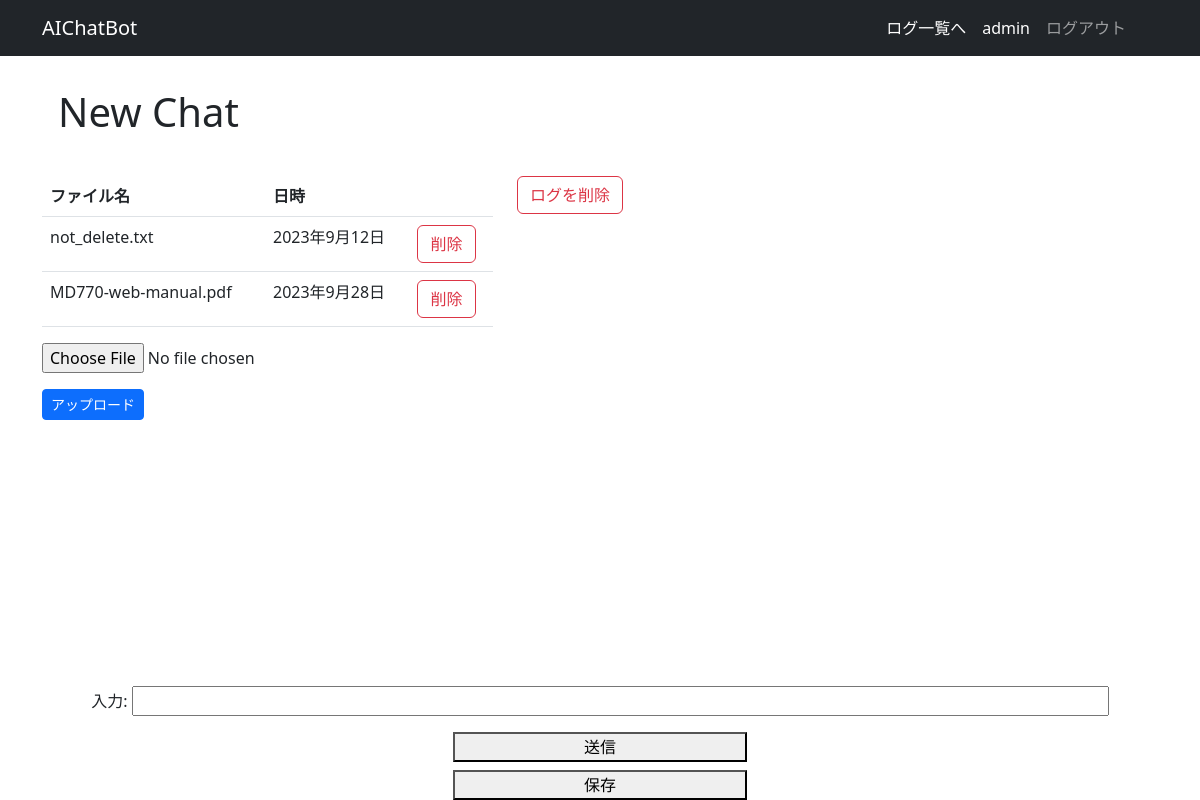
The app's page / (signed in) with its own data.
### ai_chatbot/models.py (models this page shows, shortened)
class File(models.Model):
    user_name = models.CharField('ユーザー名', max_length=30, null=True)
    file_name = models.CharField(max_length=100, blank=True)
    file = models.FileField(upload_to='files/')
    upload_date = models.DateField(auto_now_add=True)

### ai_chatbot/views.py (the view, shortened to what this page needs)
# urls.py: path('', post, name='chat-view'),
def post(request):
    file_form = UploadForm(request.POST, request.FILES or None)
    log_form = MyForm(request.POST)
    chat_session = request.session.get('chat_session', [])
    action = request.POST.get('action')
    input_data = request.POST.get('input_data', '')
    log_form = MyForm()
    files = File.objects.all()
    context = {
        'files': files,
        'file_form': file_form,
        'log_form': log_form,
        'chat_session': chat_session,
        }
    return render(request, 'ai_chatbot/chat.html', context)

### ai_chatbot/forms.py
class UploadForm(forms.Form):
    file = forms.FileField(label="", required=False)

class MyForm(forms.Form):
    input_data = forms.CharField(
        max_length=100,
        widget=forms.TextInput(attrs={'size': 100}),
        required=False,
        label="入力",
    )

### ai_chatbot/templates/ai_chatbot/chat.html (shortened to what this page needs)
{% extends 'base.html' %}
{% block header %}
<div class="p-3 mt-3 mb-3">
    <h1>New Chat</h1>
</div>
{% endblock header %}
{% block content %}
<div class="row">
    <div class="col-lg-5">
        <table class="table">
            <thead>
                <tr>
                    <th scope="col">ファイル名</th>
                    <th scope="col">日時</th>
                    <th scope="col"></th>
                </tr>
            </thead>
            <tbody>
                {% for file in files %}
                <tr>
                    <td>
                        {{ file.file_name }}
                    </td>
                    <td>
                        {{ file.upload_date }}
                    </td>
                <td>
                    <a href="{% url 'file-delete' file.id %}" class='btn btn-outline-danger'>削除</a>
                </td>
            </tr>
            {% endfor %}
        </tbody>
    </table>
    <form method="post" action="{% url 'chat-view' %}" enctype="multipart/form-data">
        {{ file_form.as_p }}
        <button type="submit" class="btn btn-sm btn-primary" name="action" value="upload">アップロード</button>
    </form>
</div>
<div class="col-lg-7 mb-5">
    <a href="{% url 'chat-delete' %}" class="btn btn-outline-danger">ログを削除</a>
</div>
<div class="fixed-bottom text-center bg-white">
    <form method="post" action="{% url 'chat-view' %}">
        {{ log_form.as_p }}
        <div class="d-grid gap-2 col-3 mx-auto">
            <button type="submit" name="action" value="send">送信</button>
            <button type="submit" name="action" value="save">保存</button>
        </div>
    </form>
</div>
{% endblock %}

### templates/base.html (shortened to what this page needs)
<!DOCTYPE html>
<html lang="ja">
  <head>
    <link href="https://cdn.jsdelivr.net/npm/bootstrap@5.3.0/dist/css/bootstrap.min.css" rel="stylesheet">
  </head>
  <body>
    <nav class="navbar navbar-expand-lg navbar-dark bg-dark">
      <div class="container">
        <a class="navbar-brand" href="{% url 'chat-view' %}">AIChatBot</a>
        <div class="d-flex me-4">
          <ul class="navbar-nav">
            <li class="nav-item">
            <a a class="nav-link text-white" href={% url 'log-list' %}>ログ一覧へ</a>
            </li>
            {% if user.is_authenticated %}
            <li class="nav-item">
              <a class="nav-link text-white disabled" href="">{{ user.username }}</a>
            </li>
            <li class="nav-item">
              <a class="nav-link" href="{% url 'logout' %}">ログアウト</a>
            </li>
            {% endif %}
          </ul>
        </div>
      </div>
    </nav>
    <div class="container">
        <div class="mx-auto">
            {% block header %}
            {% endblock header %}
            {% block content %}
            {% endblock content %}
        </div>
    </div>
</body>
</html>

### records on screen
File: file_name "not_delete.txt", upload_date "2023年9月12日"
File: file_name "MD770-web-manual.pdf", upload_date "2023年9月28日"

### other values on screen
{{ user.username }} "admin"
